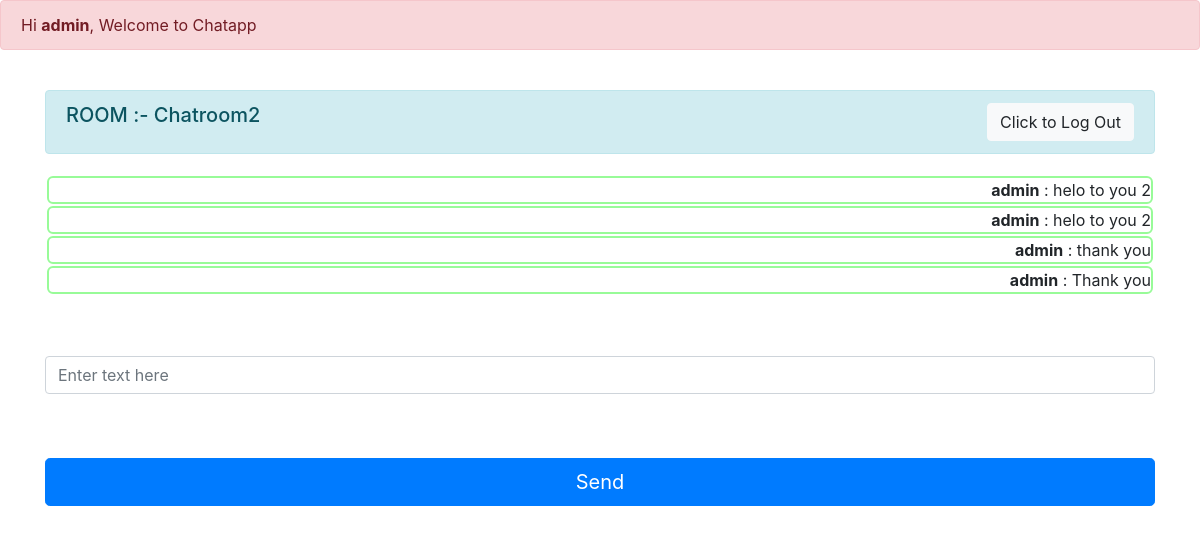
Screenshot of /chat_2 (signed in) with the database file from the repository.
### chatapp/models.py (models this page shows, shortened)
class Room(models.Model):
    name = models.CharField(max_length=20)
    slug = models.SlugField(max_length=100)

class Message(models.Model):
    user = models.ForeignKey(User, on_delete=models.CASCADE)
    content = models.TextField()
    room = models.ForeignKey(Room, on_delete=models.CASCADE)
    created_on = models.DateTimeField(auto_now_add=True)

### chatapp/views.py (the view)
# urls.py: path("<str:slug>", views.room, name="room"),
def room(request,slug):
    room_name=Room.objects.get(slug=slug).name
    messages=Message.objects.filter(room=Room.objects.get(slug=slug))
    return render(request, "room.html",{"room_name":room_name,"slug":slug,'messages':messages})

### templates/room.html (shortened to what this page needs)
{% extends 'base.html' %}
{% block content %}
{% if user.is_authenticated %}
  <div class="container">
    <div class="row d-flex justify-content-center">
        <div class="col-12">
            <div class="alert alert-info d-flex justify-content-between" role="alert">
              <h5>ROOM :- {{room_name}}</h5>
              <a href="/accounts/logout/">
                <button type="button" class="btn btn-light">Click to Log Out</button>
              </a>
            </div>
            <form>
                <div class="form-group">
                  {% if messages %}
                  <div class="jumbotron" id="chatbox" style="padding: 4px 2px;max-height: 300px;  /* Adjust the max-height as needed */
                  overflow-y: scroll;
                "">
                      {% for message in messages %}
                        <div class="chat-message {% if message.user == request.user %}text-right{% else %}text-left{% endif %}">
                          <b>{{ message.user.username }}</b> : {{ message.content }}<br>
                        </div>
                        {% endfor %}
                  </div>
                  {% else %}
                  <div class="jumbotron" id="chatbox" style="padding: 4px 2px;"></div>
                  <b>No Messages in this Room.</b>
                    {% endif %}
                </div>
                <br/>
                <div class="form-group" style="width: 100%;">
                    <input class="form-control" placeholder="Enter text here" id="my_input" type="text" required></br>
                </div>
                <br/>
                <input class="btn btn-primary btn-lg btn-block" id="submit_button" type="button" value="Send">
            </form>
        </div>
    </div>
</div>
{% endif %}
<br/>
{% endblock %}

### templates/base.html (shortened to what this page needs)
<!doctype html>
<html lang="en">
  <head>
    <link rel="stylesheet" href="https://cdn.jsdelivr.net/npm/bootstrap@4.3.1/dist/css/bootstrap.min.css">
  </head>
  <body>
    {% block header%}
    <div class="alert alert-danger" role="alert">
        Hi <b>{{ user.username }}</b>, Welcome to Chatapp
      </div>
      <br/>
    {% endblock %}
    <main>
      {% block content %}
      {% endblock %}
    </main>
  </body>
</html>

### templates/base.html (style rules this page uses)
.chat-message { width: 100%; border: 2px solid palegreen; border-radius: 6px; margin: 2px 0px; }
.jumbotron { background-color: white; }

### rows the page displays
Room: name "Chatroom2"
Message: user.username "admin", content "helo to you 2"
Message: user.username "admin", content "helo to you 2"
Message: user.username "admin", content "thank you"
Message: user.username "admin", content "Thank you"

### other values shown
{{ user.username }} "admin"
